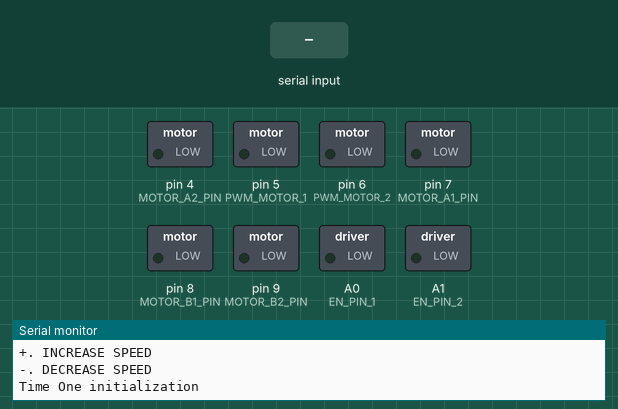
The sketch below on a simulated Arduino Uno, built with avr-gcc and run on an emulated ATmega328P. Shown: switched loads named in the sketch (green lamp = pin HIGH), the last lines printed to the serial monitor. Dashed ring = blinking. Inputs (shaded band) come from the test bench.

Above: at 1.2 s.
1.3 s: "2\n" received over Serial
At 2.2 s:
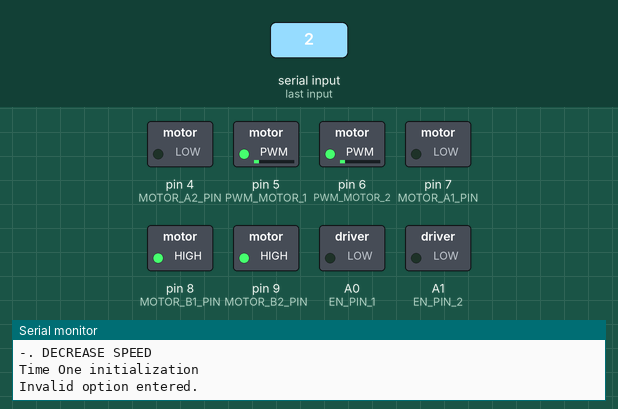
2.8 s: byte 51 ('3') received over Serial
At 3.3 s:
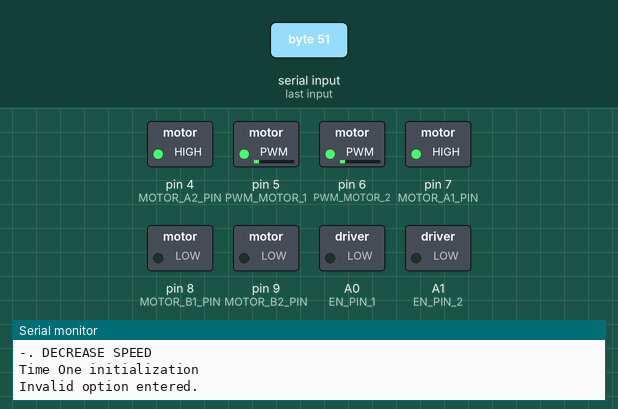
4.3 s: byte 43 ('+') received over Serial
At 5.5 s:
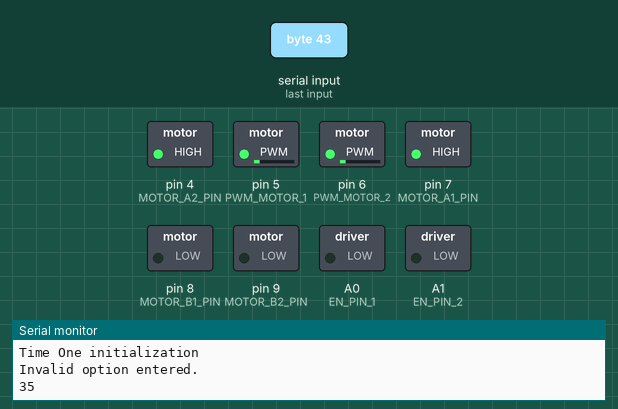
5.8 s: "+\n" received over Serial
At 6.9 s:
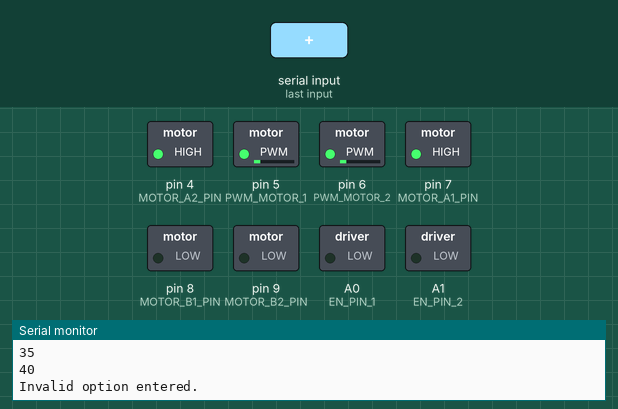
Timing chart, 0 to 8.3 s (numbered marks = the images above; inputs shaded):
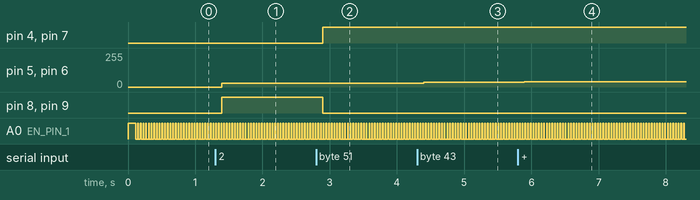

Measured:
- after the input at 1.3 s, pin 5 (PWM_MOTOR_1), pin 6 (PWM_MOTOR_2): 0/255 → 30/255 after 0.10 s; pin 8 (MOTOR_B1_PIN), pin 9 (MOTOR_B2_PIN): LOW → HIGH after 0.10 s
- after the input at 2.8 s, pin 4 (MOTOR_A2_PIN), pin 7 (MOTOR_A1_PIN): LOW → HIGH after 0.10 s; pin 8 (MOTOR_B1_PIN), pin 9 (MOTOR_B2_PIN): HIGH → LOW after 0.10 s
- after the input at 4.3 s, pin 5 (PWM_MOTOR_1), pin 6 (PWM_MOTOR_2): 30/255 → 35/255 after 0.10 s
- after the input at 5.8 s, pin 5 (PWM_MOTOR_1), pin 6 (PWM_MOTOR_2): 35/255 → 40/255 after 0.10 s
- by itself, A0 (EN_PIN_1): alternates HIGH for 0.01 s and LOW for 0.03 s

The sketch:

motor_test_timer_one.ino
```cpp
/*
 * The shield that we are usign is the sparkfun monster moto shield
 * See the following link: https://www.sparkfun.com/products/10182.
 * The sketch is inspired from the official example code taken
 * from Github page: https://github.com/sparkfun/Monster_Moto_Shield/tree/Hv12Fv10
 *
 * This sketch also make use of the "TimerOne" library.
 * See this link for more information: https://www.pjrc.com/teensy/td_libs_TimerOne.html
 */

#include "Limulo_Motor.h"
#include <TimerOne.h>
Motor motor;
unsigned int timeGap = 10000;// in uSecs
unsigned int motorSpeed = 30;

// SETUP /////////////////////////////////////////////////////////////////////
void setup()
{
  motor.init(1000);
  motor.enable(1);
  motor.disable(2);

  motor.setSpeed( motorSpeed );
  //Serial.println( motor.getSpeed() );
  //motor.forward();
  motor.stop();

  Serial.begin(9600);  // Initiates the serial to do the monitoring
  while(!Serial) { delay(10); }

  Serial.println("Begin motor control");
  Serial.println(); //Print function list for user selection
  Serial.println("Enter number for control option:");
  Serial.println("1. BRAKE");
  Serial.println("2. FORWARD");
  Serial.println("3. REVERSE");
  Serial.println("+. INCREASE SPEED");
  Serial.println("-. DECREASE SPEED");
  Serial.println();

  Serial.println("Time One initialization");
  Timer1.initialize( timeGap );
  Timer1.attachInterrupt(swapMotorOnOff); // swapMotorOnOff to run every 0.15 seconds

}

volatile boolean motorStatus = true;
volatile unsigned int motorChangeCount = 0;

/*
 * This function is building a sort of PWM
 * to further control the speed of the motor.
 *
 * The function is usign the TimerOne library
 * with the interrupt feature.
 *
 * ||___||___||___||___||___ (25% duty cycle)
 *
 * I've empirically found that the values which seems
 * to work better are:
 * 10000 uS for the timeGap
 * 30 for the motorSpeed;
*/
void swapMotorOnOff(void)
{
  if(motorChangeCount == 0)
  {
    motorStatus = true;
    motor.enable(1);
  }
  else if(motorChangeCount == 1)
  {
    motorStatus = false;
    motor.disable(1);
  }
  motorChangeCount ++;
  motorChangeCount = motorChangeCount%4;
}


// LOOP //////////////////////////////////////////////////////////////////////
void loop()
{
  if(Serial.available() > 0)
  {
    char user_input = Serial.read(); // Read user input and trigger appropriate function

    if (user_input =='1') {
       motor.stop();
    }
    else if(user_input =='2') {
      motor.forward();
    }
    else if(user_input =='3') {
      motor.reverse();
    }
    else if(user_input =='+') {
      motor.increaseSpeed();
      Serial.println( motor.getSpeed() );
    }
    else if(user_input =='-') {
      motor.decreaseSpeed();
      Serial.println( motor.getSpeed() );
    }
    else {
      Serial.println("Invalid option entered.");
    }
  }

  boolean motorStatusCopy;
  unsigned int motorChangeCountCopy;
  noInterrupts();
  motorStatusCopy = motorStatus;
  motorChangeCountCopy = motorChangeCount;
  interrupts();

  //Serial.print("motorChangeCount = ");  Serial.println(motorChangeCount);

  delay(100);


  /*
  motor.forward();
  Serial.println("forward");
  delay(2000);
  float v = motor.getCurrent(1);
  Serial.println(v);
  motor.reverse();
  Serial.println("reverse");
  delay(2000);
  v = motor.getCurrent(1);
  Serial.println(v);

  if(v >= CURRENTTHRESHOLD)
  {
    //Serial.println("Current over threshold");
    motor.stop();
  }
  */
}
```

Limulo_Motor.cpp
```cpp
#include "Limulo_Motor.h"

void Motor::init(uint16_t _period)
{
	// setup for motor 1
  pinMode(MOTOR_A1_PIN, OUTPUT);
  pinMode(MOTOR_B1_PIN, OUTPUT);
  pinMode(PWM_MOTOR_1, OUTPUT);
  pinMode(EN_PIN_1, OUTPUT);

  // setup for motor 2
  pinMode(MOTOR_A2_PIN, OUTPUT);
  pinMode(MOTOR_B2_PIN, OUTPUT);
  pinMode(PWM_MOTOR_2, OUTPUT);
  pinMode(EN_PIN_2, OUTPUT);

  // initilize motors to brake
  stop();

	// 14/03/2018 - utility variable initialization
	// for the custom PWM for the motor to go slower to
	// be made.
	period = _period;
	halfPeriod = period / 2;
  st = micros();
}

void Motor::enable(uint8_t _motor)
{
	if(_motor == 1)
	{
		MOTOR_1_ENABLED = true;
		digitalWrite(EN_PIN_1, HIGH);
	}
	else if(_motor == 2)
	{
		MOTOR_2_ENABLED = true;
		digitalWrite(EN_PIN_2, HIGH);
	}
}

void Motor::disable(uint8_t _motor)
{
	if(_motor == 1)
	{
		MOTOR_1_ENABLED = false;
		digitalWrite(EN_PIN_1, LOW);
	}
	else if(_motor == 2)
	{
		MOTOR_2_ENABLED = false;
		digitalWrite(EN_PIN_2, LOW);
	}
}

uint16_t Motor::getCurrent(uint8_t motor)
{
	if(motor == 1)
		return analogRead(CURRENT_SEN_1);
	else if(motor == 2)
		return analogRead(CURRENT_SEN_2);
}

void Motor::setSpeed(uint8_t _speed)
{
	speed = _speed;
}

uint8_t Motor::getSpeed()
{
	return speed;
}

// Function that controls the variables:
// * motor(0 or 1);
// * direction (cw ou ccw);
// * pwm (enter between 0 and 255);
void Motor::motorGo(uint8_t motor, uint8_t direct, uint8_t pwm)
{
  if(motor == MOTOR_1)
  {
    if(direct == CW)
    {
      digitalWrite(MOTOR_A1_PIN, LOW);
      digitalWrite(MOTOR_B1_PIN, HIGH);
    }
    else if(direct == CCW)
    {
      digitalWrite(MOTOR_A1_PIN, HIGH);
      digitalWrite(MOTOR_B1_PIN, LOW);
    }
    else
    {
			// stop the motors
      digitalWrite(MOTOR_A1_PIN, LOW);
      digitalWrite(MOTOR_B1_PIN, LOW);
    }
    analogWrite(PWM_MOTOR_1, pwm);
  }
  else if(motor == MOTOR_2)
  {
    if(direct == CW)
    {
      digitalWrite(MOTOR_A2_PIN, LOW);
      digitalWrite(MOTOR_B2_PIN, HIGH);
    }
    else if(direct == CCW)
    {
      digitalWrite(MOTOR_A2_PIN, HIGH);
      digitalWrite(MOTOR_B2_PIN, LOW);
    }
    else
    {
			// stop the motors
      digitalWrite(MOTOR_A2_PIN, LOW);
      digitalWrite(MOTOR_B2_PIN, LOW);
    }
    analogWrite(PWM_MOTOR_2, pwm);
  }
}

void Motor::printCurrents()
{
  int v1 = analogRead(CURRENT_SEN_1);
  int v2 = analogRead(CURRENT_SEN_2);
  Serial.print( v1 ); Serial.print("\t");
  Serial.print( v2 ); Serial.print("\n");
}

// CUSTOM FUNCTIONS //////////////////////////////////////////////////////////

// 14/03/2018 - utility function to make the motor go slow
// This is a "dirty" approach to create a sort
// of custom PWM that will enable/disable the motor.
void Motor::updatePWM(uint8_t _motor)
{
	duration = micros()-st;
	//Serial.print("uPWM: ");
	//Serial.println(duration);
  if(duration<halfPeriod)
  {
    state = 1;
		enable(_motor);
  }
  else if(duration<period)
  {
    state = 0;
		disable(_motor);
  }
  else
  {
    st = micros();
  }
}

void Motor::stop()
{
  //Serial.println("Stop");
  state = BRAKE;
  motorGo(MOTOR_1, state, 0);
  motorGo(MOTOR_2, state, 0);
}

void Motor::forward()
{
  //Serial.println("Forward");
  state = CW;
  motorGo(MOTOR_1, state, speed);
  motorGo(MOTOR_2, state, speed);
}

void Motor::reverse()
{
  //Serial.println("Reverse");
  state = CCW;
  motorGo(MOTOR_1, state, speed);
  motorGo(MOTOR_2, state, speed);
}

void Motor::increaseSpeed()
{
  speed = speed + 5;
  if(speed > 255)
  {
    speed = 255;
  }

  //Serial.print("Speed +: ");
  //Serial.println(speed);

  motorGo(MOTOR_1, state, speed);
  motorGo(MOTOR_2, state, speed);
}

void Motor::decreaseSpeed()
{
  speed = speed - 5;
  if(speed < 0)
  {
    speed = 0;
  }

  //Serial.print("Speed -: ");
  //Serial.println(speed);

  motorGo(MOTOR_1, state, speed);
  motorGo(MOTOR_2, state, speed);
}
```

Limulo_Motor.h
```cpp
// (licence header left out)
#ifndef _LIMULO_MOTOR
#define _LIMULO_MOTOR
#include "Arduino.h"

class Motor
{
public:
	Motor() {};

	void init(uint16_t _period);
	void enable(uint8_t motor);
	void disable(uint8_t motor);
	void stop();
	void forward();
	void reverse();
	void increaseSpeed();
	void decreaseSpeed();
	void setSpeed(uint8_t speed);

	uint16_t getCurrent(uint8_t motor);
	uint8_t getSpeed();

	void printCurrents();

	// 14/03/2018 - utility function to make the motor go slow
	// This is a "dirty" approach to create a sort
	// of custom PWM that will enable/disable the motor.
	void updatePWM(uint8_t _motor);


private:

	void motorGo(uint8_t motor, uint8_t direct, uint8_t pwm);

	enum {
		BRAKE = 0,
		CW,
		CCW,
	} state = BRAKE;

	// Definition of safety current (Check: "1.3 Monster Shield Example").
	int CS_THRESHOLD = 20;

	unsigned short speed = 15;  //default motor speed

	//MOTOR 1
	bool MOTOR_1_ENABLED = false;
	const int MOTOR_1 = 0;
	const int EN_PIN_1 = A0;
	const int MOTOR_A1_PIN = 7;
	const int MOTOR_B1_PIN = 8;
	const int PWM_MOTOR_1 = 5;
	const int CURRENT_SEN_1 = A2;

	//MOTOR 2
	bool MOTOR_2_ENABLED = false;
	const int MOTOR_2 = 1;
	const int EN_PIN_2 = A1;
	const int MOTOR_A2_PIN = 4;
	const int MOTOR_B2_PIN = 9;
	const int PWM_MOTOR_2 = 6;
	const int CURRENT_SEN_2 = A3;

	// 14/03/2018 - utility variables to make the motor go slow
	// This is a "dirty" approach to create a sort
	// of custom PWM that will enable/disable the motor.
	uint16_t period, halfPeriod;
	long duration, st;

};
#endif
```
